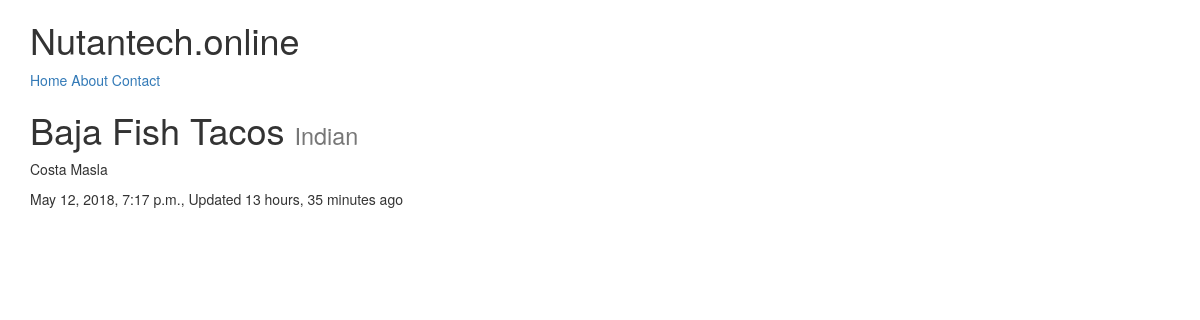
Page /restaurants/baja-fish-tacos/ on the committed database.
### restaurants/models.py (models this page shows, shortened)
class RestaurantLocation(models.Model):
    name        = models.CharField(max_length=120)
    location    = models.CharField(max_length=120, null=True, blank=True)
    category    = models.CharField(max_length=120, null=True, blank=True , validators=[validation_category])
    timestamp   = models.DateTimeField(auto_now_add=True)
    updated     = models.DateTimeField(auto_now=True)
    slug        = models.SlugField(null=True, blank=True)
    @property
    def title(self):
        return self.name

### restaurants/views.py (the view)
# urls.py: url(r'^restaurants/(?P<slug>[\w-]+)/$', RestaurantsDetailView.as_view()),
class RestaurantsDetailView(DetailView):
    queryset = RestaurantLocation.objects.all() #.filter(category__iexact='I')

### restaurants/templates/restaurants/restaurantlocation_detail.html (shortened to what this page needs)
{% extends "base.html" %}
{% block content %}
<h1>{{ object.title }} <small> {{ object.category }}</small></h1>
<p>{{ object.location }}</p>
<p>{{ object.timestamp }}, Updated {{ object.updated|timesince }} ago</p>
{% endblock %}

### rows in the picture
RestaurantLocation: title "Baja Fish Tacos", category "Indian", location "Costa Masla", timestamp "May 12, 2018, 7:17 p.m.", updated "13 hours, 35 minutes"
